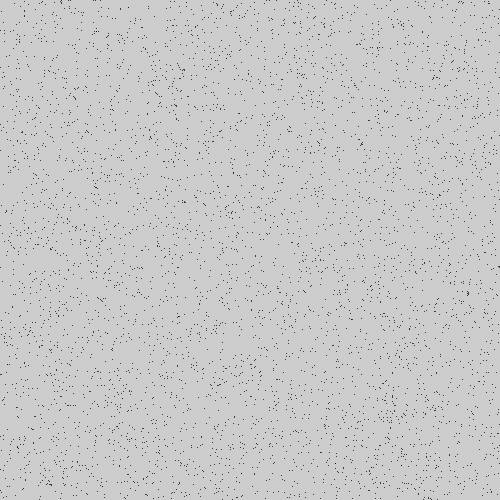
Frame 1 (no input)
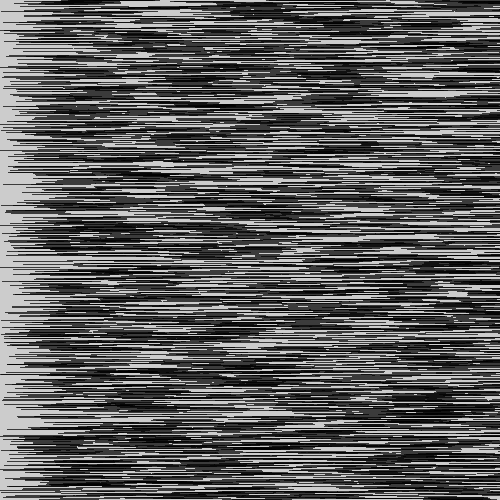
Frame 60 (the mouse pressed at the canvas centre just before this capture)
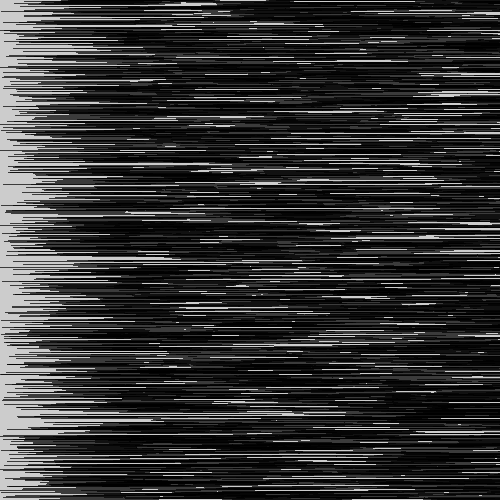
Frame 120 (the mouse held since frame 60 and released just before this capture)

The Processing sketch that drew these frames (run headless with seeded random() and noise(); from frame 60 on, the mouse is pressed at the canvas centre):

// Processing sketch: processing_160053
// ── processing_160053.pde


float [] py = new float [5000];
float [] px= new float [5000];
void setup() {
size(500,500);

  
  for(int L=0; L<5000 ; L++) {
  
 px[L]= random(500);
  py[L]= random (500);
}
}
void draw(){
  for(int L=0; L<5000 ; L++) {
    point(px[L],py[L]);
    px[L]++;
  }
}
